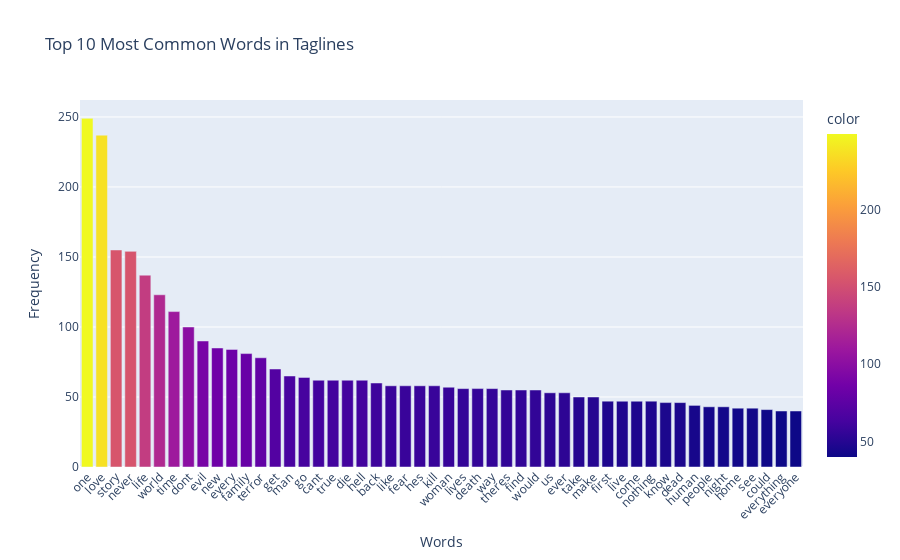

The code cell stored with this chart in its notebook:
### Code cell
# Plot the top 10 most common words using Plotly
words, counts = zip(*most_common_words)
fig = px.bar(x=words, y=counts, title='Top 10 Most Common Words in Taglines',
             labels={'x': 'Words', 'y': 'Frequency'}, color=counts)
fig.update_layout(xaxis_tickangle=-45)
fig.show()

### Figure 1 — Plotly figure (JSON) as saved in the notebook; plotly's stock layout.template omitted (floating-point values rounded to 4 significant figures)
{"data": [{"alignmentgroup": "True", "hovertemplate": "Words=%{x}<br>Frequency=%{y}<br>color=%{marker.color}<extra></extra>", "legendgroup": "", "marker": {"color": [249, 237, 155, 154, 137, 123, 111, 100, 90, 85, 84, 81, 78, 70, 65, 64, 62, 62, 62, 62, 60, 58, 58, 58, 58, 57, 56, 56, 56, 55, 55, 55, 53, 53, 50, 50, 47, 47, 47, 47, 46, 46, 44, 43, 43, 42, 42, 41, 40, 40], "coloraxis": "coloraxis", "pattern": {"shape": ""}}, "name": "", "offsetgroup": "", "orientation": "v", "showlegend": false, "textposition": "auto", "type": "bar", "x": ["one", "love", "story", "never", "life", "world", "time", "dont", "evil", "new", "every", "family", "terror", "get", "man", "go", "cant", "true", "die", "hell", "back", "like", "fear", "hes", "kill", "woman", "lives", "death", "way", "theres", "find", "would", "us", "ever", "take", "make", "first", "live", "come", "nothing", "know", "dead", "human", "people", "night", "home", "see", "could", "everything", "everyone"], "xaxis": "x", "y": [249, 237, 155, 154, 137, 123, 111, 100, 90, 85, 84, 81, 78, 70, 65, 64, 62, 62, 62, 62, 60, 58, 58, 58, 58, 57, 56, 56, 56, 55, 55, 55, 53, 53, 50, 50, 47, 47, 47, 47, 46, 46, 44, 43, 43, 42, 42, 41, 40, 40], "yaxis": "y"}], "layout": {"barmode": "relative", "coloraxis": {"colorbar": {"title": {"text": "color"}}, "colorscale": [[0, "#0d0887"], [0.1111, "#46039f"], [0.2222, "#7201a8"], [0.3333, "#9c179e"], [0.4444, "#bd3786"], [0.5556, "#d8576b"], [0.6667, "#ed7953"], [0.7778, "#fb9f3a"], [0.8889, "#fdca26"], [1, "#f0f921"]]}, "legend": {"tracegroupgap": 0}, "title": {"text": "Top 10 Most Common Words in Taglines"}, "xaxis": {"anchor": "y", "domain": [0, 1], "tickangle": -45, "title": {"text": "Words"}}, "yaxis": {"anchor": "x", "domain": [0, 1], "title": {"text": "Frequency"}}}}
